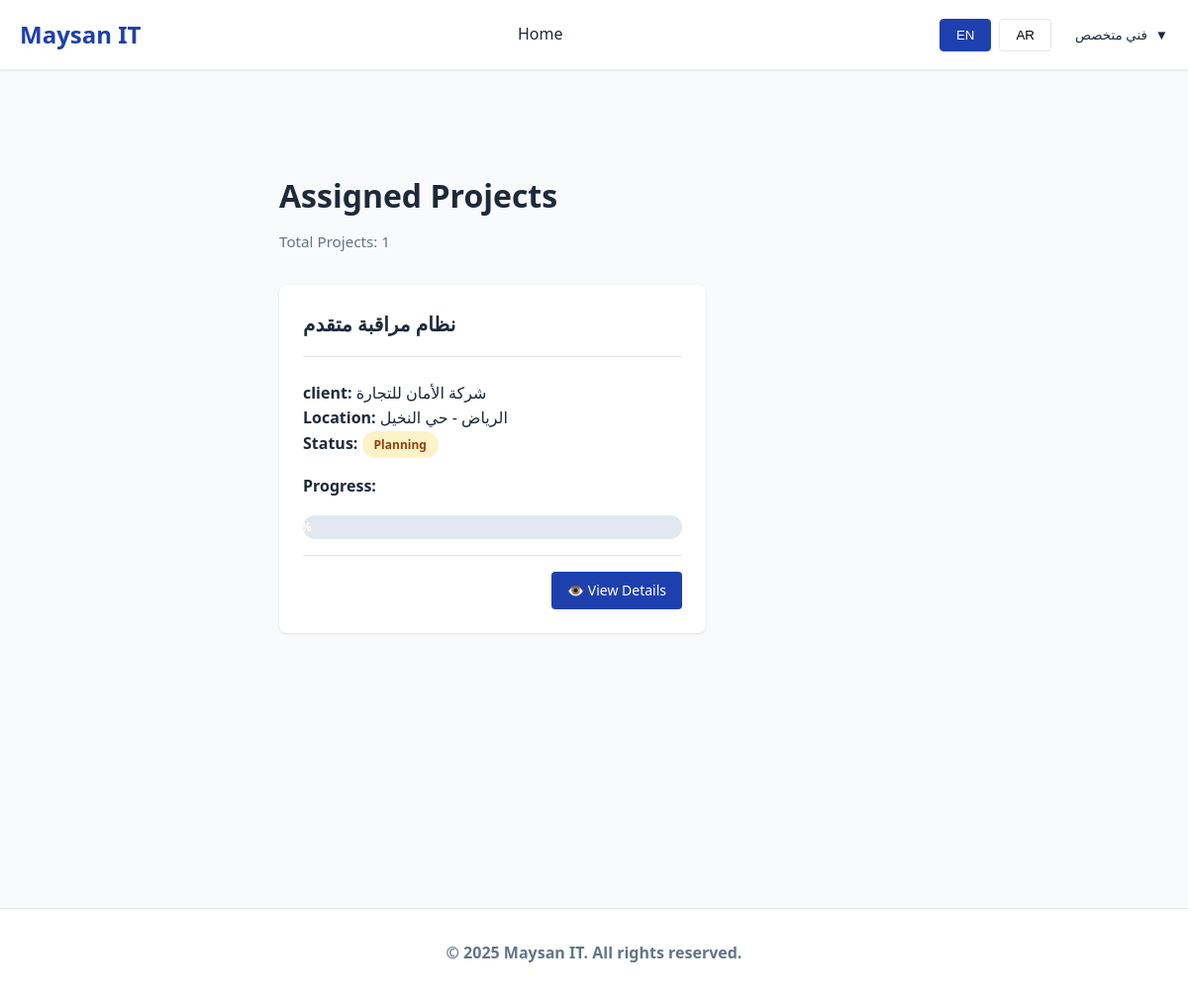
/pages/technician/projects.php (signed in), run on the app's committed database.
### tables this page shows
CREATE TABLE IF NOT EXISTS `users` (
    `id` INT PRIMARY KEY AUTO_INCREMENT,
    `username` VARCHAR(100) UNIQUE NOT NULL,
    `email` VARCHAR(100) UNIQUE NOT NULL,
    `password` VARCHAR(255) NOT NULL,
    `full_name` VARCHAR(150) NOT NULL,
    `phone` VARCHAR(20),
    `role` ENUM('admin', 'client', 'technician', 'sales') NOT NULL,
    `status` ENUM('active', 'inactive') DEFAULT 'active',
    `created_at` TIMESTAMP DEFAULT CURRENT_TIMESTAMP,
    `updated_at` TIMESTAMP DEFAULT CURRENT_TIMESTAMP ON UPDATE CURRENT_TIMESTAMP,
    INDEX `idx_role` (`role`),
    INDEX `idx_status` (`status`),
    INDEX `idx_username` (`username`)
);

CREATE TABLE IF NOT EXISTS `projects` (
    `id` INT PRIMARY KEY AUTO_INCREMENT,
    `client_id` INT NOT NULL,
    `project_name` VARCHAR(200) NOT NULL,
    `description` TEXT,
    `project_type` VARCHAR(100),
    `location` VARCHAR(200),
    `start_date` DATE,
    `end_date` DATE,
    `budget` DECIMAL(12, 2),
    `progress_percentage` INT DEFAULT 0,
    `status` ENUM('planning', 'in_progress', 'on_hold', 'completed', 'cancelled') DEFAULT 'planning',
    `assigned_technician_id` INT,
    `assigned_sales_id` INT,
    `created_at` TIMESTAMP DEFAULT CURRENT_TIMESTAMP,
    `updated_at` TIMESTAMP DEFAULT CURRENT_TIMESTAMP ON UPDATE CURRENT_TIMESTAMP,
    FOREIGN KEY (`client_id`) REFERENCES `clients`(`id`) ON DELETE CASCADE,
    FOREIGN KEY (`assigned_technician_id`) REFERENCES `users`(`id`) ON DELETE SET NULL,
    FOREIGN KEY (`assigned_sales_id`) REFERENCES `users`(`id`) ON DELETE SET NULL,
    INDEX `idx_client_id` (`client_id`),
    INDEX `idx_status` (`status`),
    INDEX `idx_progress` (`progress_percentage`),
    INDEX `idx_technician_id` (`assigned_technician_id`),
    INDEX `idx_sales_id` (`assigned_sales_id`)
);

CREATE TABLE IF NOT EXISTS `clients` (
    `id` INT PRIMARY KEY AUTO_INCREMENT,
    `user_id` INT NOT NULL,
    `company_name` VARCHAR(200) NOT NULL,
    `contact_person` VARCHAR(150),
    `phone` VARCHAR(20),
    `email` VARCHAR(100),
    `address` TEXT,
    `city` VARCHAR(100),
    `country` VARCHAR(100),
    `notes` TEXT,
    `status` ENUM('active', 'inactive') DEFAULT 'active',
    `created_at` TIMESTAMP DEFAULT CURRENT_TIMESTAMP,
    `updated_at` TIMESTAMP DEFAULT CURRENT_TIMESTAMP ON UPDATE CURRENT_TIMESTAMP,
    FOREIGN KEY (`user_id`) REFERENCES `users`(`id`) ON DELETE CASCADE,
    INDEX `idx_status` (`status`),
    INDEX `idx_user_id` (`user_id`),
    INDEX `idx_company_name` (`company_name`)
);

### includes/language.php (called while the page is built, shortened)
<?php
function t($key) {
    global $translations;
    $lang = $_SESSION['language'] ?? 'en';
    return $translations[$lang][$key] ?? $key;
}
function getCurrentLanguage() {
    return $_SESSION['language'] ?? 'en';
}
function getLanguageDirection() {
    return getCurrentLanguage() === 'ar' ? 'rtl' : 'ltr';
}
function getLanguageClass() {
    return getCurrentLanguage() === 'ar' ? 'ar' : 'en';
}
?>

### includes/auth.php (called while the page is built, shortened)
<?php
require_once __DIR__ . '/../config/database.php';
function isLoggedIn() {
    return isset($_SESSION['user_id']) && !empty($_SESSION['user_id']);
}
function getCurrentUser() {
    global $conn;
    $stmt = $conn->prepare("SELECT * FROM users WHERE id = ?");
    $stmt->bind_param("i", $_SESSION['user_id']);
    $stmt->execute();
    $result = $stmt->get_result();
    return $result->fetch_assoc() ?: null;
}
?>

### includes/functions.php (called while the page is built, shortened)
<?php
require_once __DIR__ . '/../config/database.php';
function getAllProjectsForTechnician() {
    global $conn;
    $sql = "
        SELECT
            p.id,
            p.project_name,
            p.location,
            p.status,
            p.progress_percentage,
            c.company_name
        FROM projects p
        LEFT JOIN clients c ON p.client_id = c.id
        WHERE p.status != 'cancelled'
        ORDER BY p.created_at DESC
    ";
    $result = $conn->query($sql);
    return $result->fetch_all(MYSQLI_ASSOC);
}
?>

### pages/technician/projects.php (the view, shortened to what this page needs)
<?php
require_once __DIR__ . '/../../config/database.php';
require_once __DIR__ . '/../../includes/auth.php';
require_once __DIR__ . '/../../includes/language.php';
require_once __DIR__ . '/../../includes/functions.php';
$projects = getAllProjectsForTechnician();
include __DIR__ . '/../../includes/header.php';
?>
<div class="page-header">
    <h1 class="page-title"><?php echo t('assigned_projects'); ?></h1>
    <p class="page-subtitle"><?php echo t('total_projects'); ?>: <?php echo count($projects); ?></p>
</div>
<div style="display: grid; grid-template-columns: repeat(auto-fill, minmax(300px, 1fr)); gap: 1.5rem;">
    <?php if (count($projects) > 0): ?>
        <?php foreach ($projects as $project): ?>
        <div class="card">
            <div class="card-header">
                <h3 class="card-title"><?php echo htmlspecialchars($project['project_name']); ?></h3>
            </div>
            <div class="card-body">
                <p><strong><?php echo t('client'); ?>:</strong> <?php echo htmlspecialchars($project['company_name'] ?? 'N/A'); ?></p>
                <p><strong><?php echo t('location'); ?>:</strong> <?php echo htmlspecialchars($project['location'] ?? 'N/A'); ?></p>
                <p><strong><?php echo t('status'); ?>:</strong>
                    <span class="badge badge-<?php echo $project['status'] === 'completed' ? 'success' : ($project['status'] === 'in_progress' ? 'info' : 'warning'); ?>">
                        <?php echo ucfirst(str_replace('_', ' ', $project['status'])); ?>
                    </span>
                </p>
                <div style="margin-top: 1rem;">
                    <p style="margin-bottom: 0.5rem;"><strong><?php echo t('progress'); ?>:</strong></p>
                    <div class="progress">
                        <div class="progress-bar" style="width: <?php echo $project['progress_percentage']; ?>%">
                            <?php echo $project['progress_percentage']; ?>%
                        </div>
                    </div>
                </div>
            </div>
            <div class="card-footer">
                <a href="/maysan/pages/technician/project-detail.php?id=<?php echo $project['id']; ?>" class="btn btn-primary btn-sm">
                    👁️ <?php echo t('view_details'); ?>
                </a>
            </div>
        </div>
        <?php endforeach; ?>
    <?php endif; ?>
</div>
<?php include __DIR__ . '/../../includes/footer.php'; ?>

### includes/header.php (shortened to what this page needs)
<?php
require_once __DIR__ . '/auth.php';
require_once __DIR__ . '/language.php';
$current_user = getCurrentUser();
?>
<!DOCTYPE html>
<html lang="<?php echo getCurrentLanguage(); ?>" dir="<?php echo getLanguageDirection(); ?>" class="<?php echo getLanguageClass(); ?>">
<head>
    <link rel="stylesheet" href="../../assets/css/style.css">
</head>
<body>
    <nav class="navbar">
        <div class="container">
            <div class="navbar-content">
                <a href="/maysan" class="navbar-brand">
                    <span><?php echo t('company_name'); ?></span>
                </a>
                <ul class="navbar-menu">
                    <li><a href="/maysan"><?php echo t('home'); ?></a></li>
                </ul>
                <div class="navbar-right">
                    <div class="language-switcher">
                        <button class="<?php echo getCurrentLanguage() === 'en' ? 'active' : ''; ?>" onclick="switchLanguage('en')">EN</button>
                        <button class="<?php echo getCurrentLanguage() === 'ar' ? 'active' : ''; ?>" onclick="switchLanguage('ar')">AR</button>
                    </div>
                    <div class="user-menu">
                        <button class="user-menu-toggle" onclick="toggleUserMenu()">
                            <span><?php echo htmlspecialchars($current_user['full_name'] ?? 'User'); ?></span>
                            <span>▼</span>
                        </button>
                    </div>
                </div>
            </div>
        </div>
    </nav>
    <main class="main-content">

### assets/css/style.css (style rules this page uses)
:root { --primary-color: #1e40af; --secondary-color: #0f766e; --accent-color: #f97316; --success-color: #16a34a; --warning-color: #ea580c; --danger-color: #dc2626; --info-color: #0284c7; --light-bg: #f8fafc; --dark-text: #1e293b; --light-text: #64748b; --border-color: #e2e8f0; --shadow: 0 1px 3px rgba(0, 0, 0, 0.1); --shadow-lg: 0 10px 15px -3px rgba(0, 0, 0, 0.1); }
* { margin: 0; padding: 0; box-sizing: border-box; }
html { scroll-behavior: smooth; }
body { font-family: 'Segoe UI', Tahoma, Geneva, Verdana, sans-serif; background-color: var(--light-bg); color: var(--dark-text); line-height: 1.6; }
html.en body { text-align: left; }
.container { max-width: 1200px; margin: 0 auto; padding: 0 20px; }
.navbar { background: white; box-shadow: var(--shadow); position: sticky; top: 0; z-index: 1000; }
.navbar-content { display: flex; justify-content: space-between; align-items: center; padding: 1rem 0; }
.navbar-brand { display: flex; align-items: center; gap: 10px; font-size: 1.5rem; font-weight: bold; color: var(--primary-color); text-decoration: none; }
.navbar-menu { display: flex; gap: 2rem; align-items: center; list-style: none; }
.navbar-menu a { color: var(--dark-text); text-decoration: none; font-weight: 500; transition: color 0.3s ease; }
.navbar-right { display: flex; gap: 1.5rem; align-items: center; }
.language-switcher { display: flex; gap: 0.5rem; }
.language-switcher button { padding: 0.5rem 1rem; border: 1px solid var(--border-color); background: white; cursor: pointer; border-radius: 4px; transition: all 0.3s ease; }
.language-switcher button.active { background: var(--primary-color); color: white; border-color: var(--primary-color); }
.user-menu { position: relative; }
.user-menu-toggle { background: none; border: none; cursor: pointer; display: flex; align-items: center; gap: 0.5rem; color: var(--dark-text); font-weight: 500; }
.main-content { margin-left: 250px; margin-top: 70px; padding: 2rem; min-height: calc(100vh - 70px); }
.page-header { margin-bottom: 2rem; }
.page-title { font-size: 2rem; font-weight: bold; color: var(--dark-text); margin-bottom: 0.5rem; }
.page-subtitle { color: var(--light-text); font-size: 0.95rem; }
.card { background: white; border-radius: 8px; box-shadow: var(--shadow); padding: 1.5rem; margin-bottom: 1.5rem; transition: box-shadow 0.3s ease; }
.card-header { display: flex; justify-content: space-between; align-items: center; margin-bottom: 1.5rem; padding-bottom: 1rem; border-bottom: 1px solid var(--border-color); }
.card-title { font-size: 1.25rem; font-weight: bold; color: var(--dark-text); }
.card-body { margin-bottom: 1rem; }
.card-footer { padding-top: 1rem; border-top: 1px solid var(--border-color); display: flex; gap: 1rem; justify-content: flex-end; }
.btn { padding: 0.75rem 1.5rem; border: none; border-radius: 4px; font-size: 1rem; font-weight: 500; cursor: pointer; transition: all 0.3s ease; display: inline-flex; align-items: center; gap: 0.5rem; text-decoration: none; }
.btn-primary { background-color: var(--primary-color); color: white; }
.btn-sm { padding: 0.5rem 1rem; font-size: 0.875rem; }
.progress { width: 100%; height: 24px; background-color: var(--border-color); border-radius: 12px; overflow: hidden; margin: 1rem 0; }
.progress-bar { height: 100%; background: linear-gradient(90deg, var(--primary-color), var(--secondary-color)); display: flex; align-items: center; justify-content: center; color: white; font-size: 0.75rem; font-weight: bold; transition: width 0.3s ease; }
.badge { display: inline-block; padding: 0.25rem 0.75rem; border-radius: 20px; font-size: 0.75rem; font-weight: 600; }
.badge-warning { background-color: #fef3c7; color: #92400e; }

### data on the page
users: full_name "فني متخصص"
projects: project_name "نظام مراقبة متقدم", client.company_name "شركة الأمان للتجارة", location "الرياض - حي النخيل", status "Planning"

### other printed values
t('company_name') "Maysan IT"
t('home') "Home"
t('assigned_projects') "Assigned Projects"
t('total_projects') "Total Projects"
count($projects) "1"
